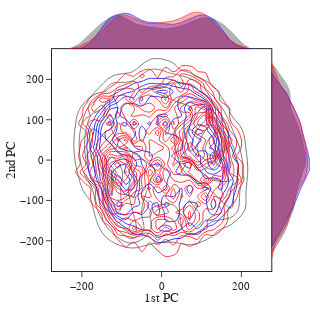

The cell this chart's notebook holds for it:
### Markdown cell above
**KDE Plot**

### Code cell
fig = go.Figure()
from scipy.stats import gaussian_kde
show_model_list = ['Dataset', 'FVM_H2_reg', 'Spectral_H2_reg']
names = ['Dataset', 'Spectral', 'FVM']
colors = iter(['Grey','Blue','Red'])
colors_rgb = iter(['rgba(0, 0, 0, 0.3)', 'rgba(0, 0, 255, 0.3)', 'rgba(255, 0, 0, 0.3)'])
running_minimumx = 0
for i, key in enumerate(show_model_list):
    if key not in show_model_list: continue
    color_i = next(colors)
    color_rgb_i = next(colors_rgb)
    kdex = gaussian_kde(models[key]['pca_encoding'][:n_T, 1],)
    kdey = gaussian_kde(models[key]['pca_encoding'][:n_T, 0])
    kdex_axis = np.linspace(models[key]['pca_encoding'][:n_T, 1].min(), models[key]['pca_encoding'][:n_T, 1].max(), 100)
    kdey_axis = np.linspace(models[key]['pca_encoding'][:n_T, 0].min(), models[key]['pca_encoding'][:n_T, 0].max(), 100)
    running_minimumx = np.array([running_minimumx, kdex(kdex_axis).min()]).max()
    fig.add_trace(go.Scatter(
        y=np.concatenate([kdex_axis[[0]], kdex_axis, kdex_axis[[-1]]]),
        x=np.concatenate([[0],kdex(kdex_axis),[0]]),
        mode="lines", fill="tozeroy", opacity=0.4,
        line=dict(color=color_i, width=0.5), fillcolor=color_rgb_i,
        xaxis = 'x2',name=names[i], legendgroup=names[i]
    ))
    fig.add_trace(go.Scatter(
        x=np.concatenate([kdey_axis[[0]], kdey_axis, kdey_axis[[-1]]]),
        y=np.concatenate([[0],kdey(kdey_axis),[0]]),
        mode="lines", fill="tozeroy", opacity=0.4,
        line=dict(color=color_i, width=0.5), fillcolor=color_rgb_i,
        yaxis = 'y2',name=names[i], legendgroup=names[i], showlegend=False,
    ))
    fig.add_trace(go.Histogram2dContour(x=models[key]['pca_encoding'][:n_T, 0], y=models[key]['pca_encoding'][:n_T, 1], 
                                        name=names[i], legendgroup=names[i], #colorscale=color_i, reversescale = False,
                                        showlegend=False, showscale=False, xaxis = 'x', yaxis = 'y',
                                        contours=dict(start=1, coloring="lines",), opacity=1 if key=='Dataset' else 0.8,
                                        line=dict(color=color_i,width=1.), colorscale=[[0, color_i], [1, color_i]]
                                        ))
    
fig.update_layout(
    font=font, template=template, plot_bgcolor='rgba(0,0,0,0)', showlegend=False,
    width=px_width/2, height = px_width/2, margin=dict(l=10, r=10, t=10, b=10),
    xaxis={'title_text':"1st PC", 'title_standoff':1, 'showline':True, 'mirror':True, 'linewidth':1, 'domain':[0,0.85]}, 
    yaxis={'title_text':"2nd PC", 'title_standoff':1, 'showline':True, 'mirror':True, 'linewidth':1, 'domain':[0,0.85]},
    xaxis2={'zeroline':False, 'domain':[0.85,1], 'showgrid':False, 'visible':False},
    yaxis2={'zeroline':False, 'domain':[0.85,1], 'showgrid':False, 'visible':False},
    legend=dict(
        itemsizing="constant",   # keep legend markers same size as trace
        x=0.45, y=1,
        xanchor="center", yanchor="top",
        yref="container", #xref="container",
        orientation='h', tracegroupgap=0,
        bgcolor="rgba(255,255,255,0)",
        entrywidth=0.3,  entrywidthmode='fraction',
    )
)
fig.show()
